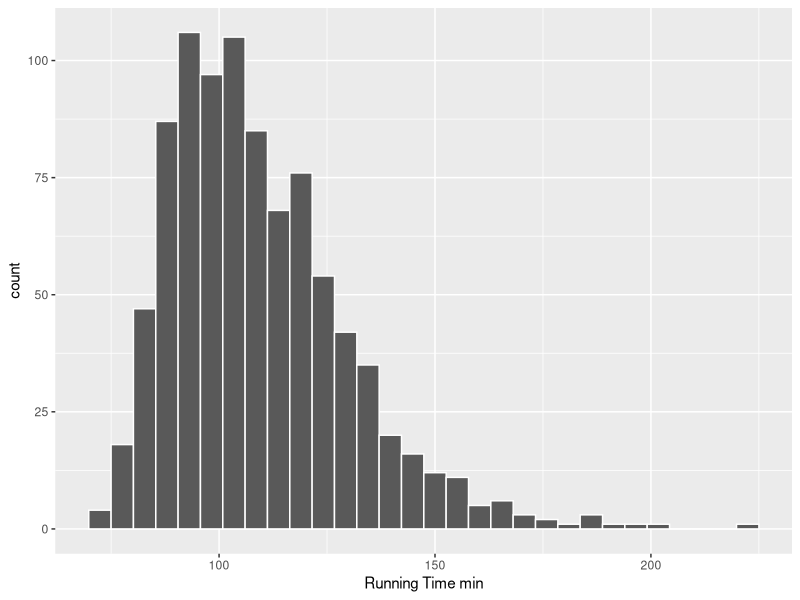
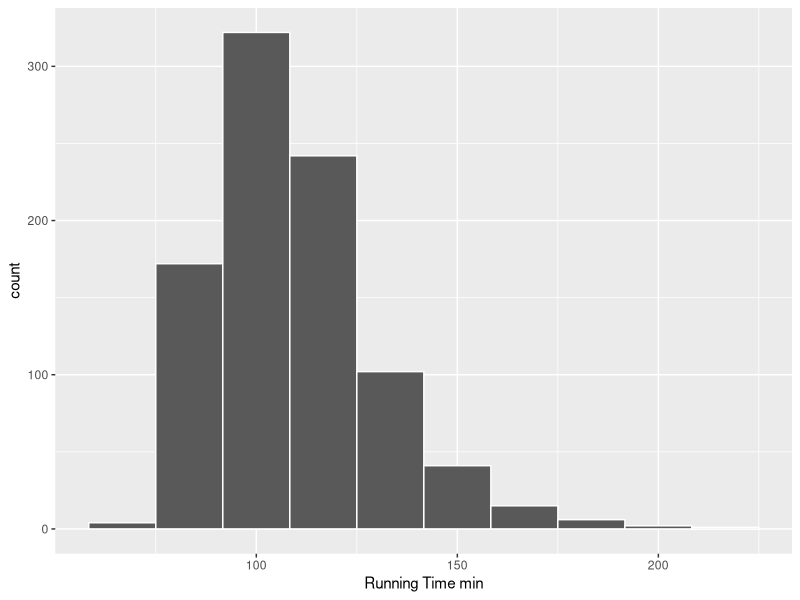
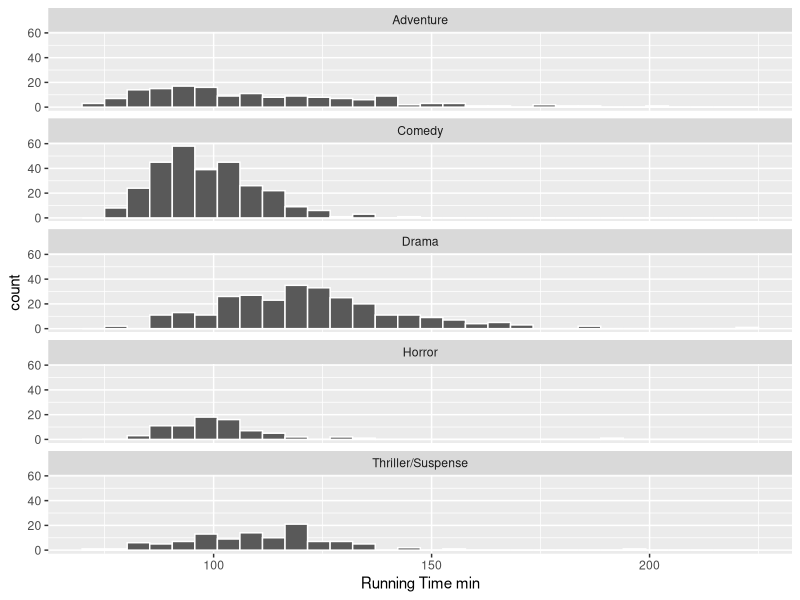

The R script that drew these images, in order:
## ---- chunk 1
#| label: runtime-histogram-gg
#| message: false
library(ggplot2)

movies <- readr::read_csv('data/movies.csv')
ggplot(movies, aes(x= `Running Time min`)) +
    geom_bar(stat = "bin", color = 'white')
## ---- chunk 2
#| label: runtime-histogram-bins-gg
#| message: false
ggplot(movies, aes(x= `Running Time min`)) +
    geom_histogram(bins = 10, color = 'white')
## ---- chunk 3
#| fig-height: 6
ggplot(movies, aes(x= `Running Time min`)) +
   geom_histogram(color = 'white') +
   facet_wrap(vars(`Major Genre`), ncol=1)
